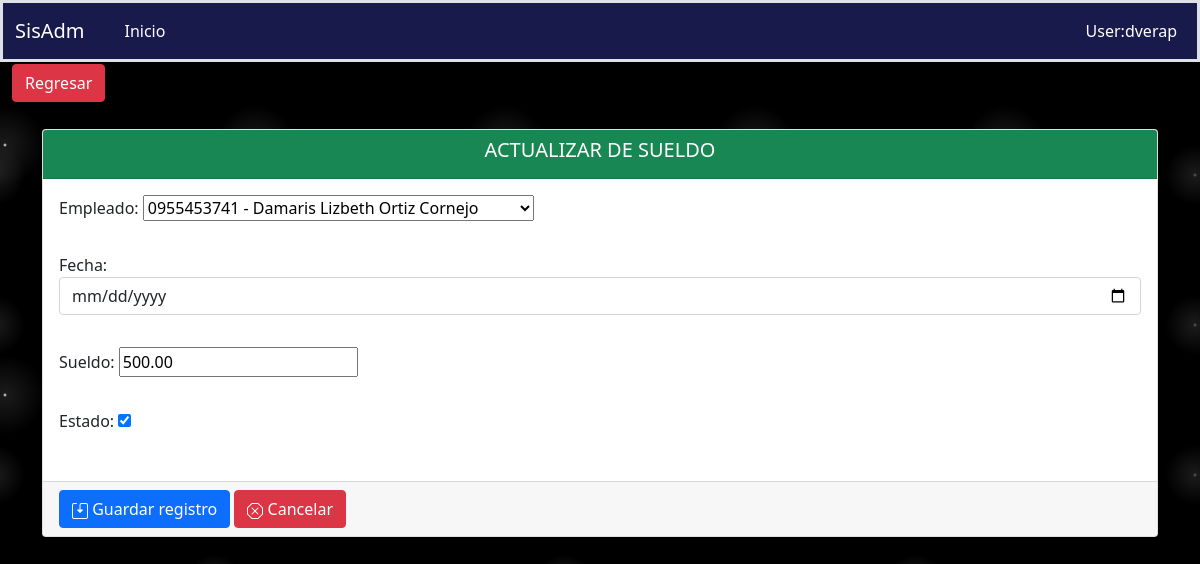
Page /fichaPersonal/actualizarSueldo/1/ on the committed database.
### aplicaciones/ficha_personal/models.py (models this page shows, shortened)
class Sueldo(models.Model):
    empleado = models.ForeignKey(Empleado, on_delete=models.PROTECT, blank=True, null=True)
    fecha = models.DateField(blank=True, null=True, auto_now=False)
    sueldo = models.DecimalField(default=0.00, max_digits=9, decimal_places=2, verbose_name='Sueldo')
    estado = models.BooleanField(default=True)
    class Meta:
        verbose_name = "Sueldo"
        verbose_name_plural = "Sueldos"
        ordering = ('id',)

### aplicaciones/ficha_personal/views/Sueldo/views.py (the view)
# urls.py: path('actualizarSueldo/<int:pk>/', ActualizarSueldo.as_view(), name='actualizarSueldo'),
class ActualizarSueldo(UpdateView):
    model = Sueldo
    template_name = "Sueldo/form.html"
    success_url = reverse_lazy('ficha_Personal:sueldo')
    form_class = SueldoForm
    def get_context_data(self, **kwargs):
        context = super().get_context_data(**kwargs)
        context['action_save'] = self.request.path
        context['titulo'] = 'ACTUALIZAR DE SUELDO'
        context['url_anterior'] = '/fichaPersonal/sueldo'
        context['listar_url'] = '/fichaPersonal/sueldo'
        return context

### aplicaciones/ficha_personal/forms.py
class SueldoForm(ModelForm):
    class Meta:
        model = Sueldo
        fields = '__all__'
        widgets = {
            'fecha': forms.DateInput(format=('%d/%m/%Y'),attrs={'class': 'form-control', 'placeholder': 'Seleccione la fecha inicial','type': 'date'}),
            'sueldo': forms.TextInput(attrs={'placeholder': 'xx,xx', 'value': '0'}),
        }

### aplicaciones/ficha_personal/models.py (called while the page is built)
    def __str__(self):
        return "{} - {}".format(self.cedula, self.nombres)

### aplicaciones/ficha_personal/templates/Sueldo/form.html (shortened to what this page needs)
{% extends 'formulario.html' %}
{% load static %}
{% block controls %}
    {{ form.as_p }}
{% endblock %}

### static/css/estilos.css (style rules this page uses)
body { background-color:black; background-image: radial-gradient(white, rgba(255,255,255,.2) 2px, transparent 40px), radial-gradient(white, rgba(255,255,255,.15) 1px, transparent 30px), radial-gradient(white, rgba(255,255,255,.1) 2px, transparent 40px), radial-gradient(rgba(255,255,255,.4), rgba(255,255,255,.1) 2px, transparent 30px); background-size: 550px 550px, 350px 350px, 250px 250px, 150px 150px; background-position: 0 0, 40px 60px, 130px 270px, 70px 100px; color: #171a4a; }

### rows in the picture
Sueldo: empleado "0955453741 - Damaris Lizbeth Ortiz Cornejo", sueldo "500.00", estado "☑"

### other values in the picture
{{ titulo }} "ACTUALIZAR DE SUELDO"
